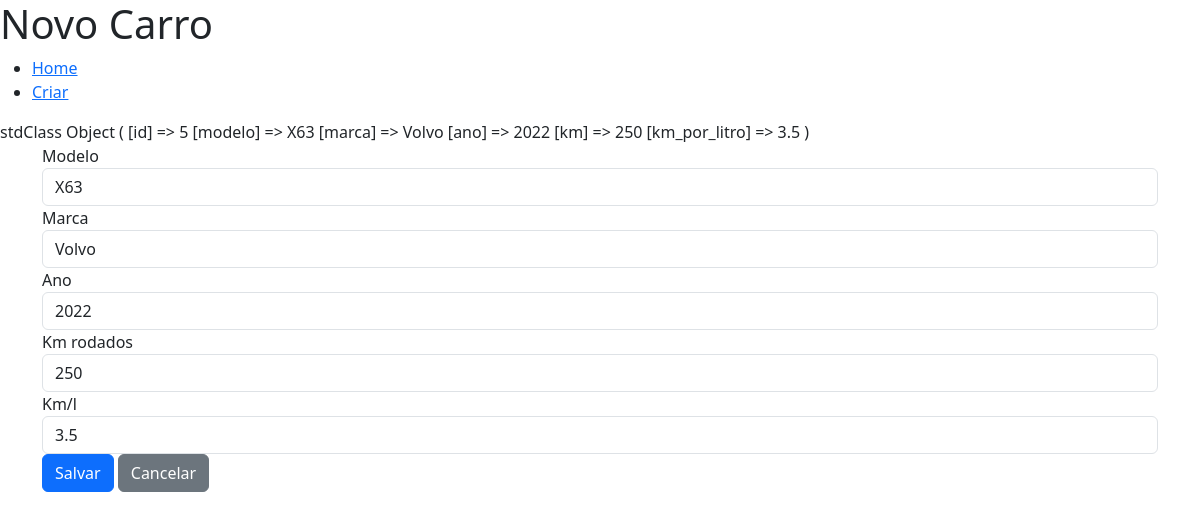
Screenshot of /form.php?id=5 with the database file from the repository.
### tables this page shows
CREATE TABLE carros (
	id INTEGER PRIMARY KEY AUTOINCREMENT,
	modelo TEXT NOT NULL,
	marca TEXT NOT NULL,
	ano INTEGER NOT NULL,
	km INTEGER DEFAULT (0),
	km_por_litro REAL
);

### form.php (the view, shortened to what this page needs)
<!DOCTYPE html>
<html lang="en">
<head>
    <link href="https://cdn.jsdelivr.net/npm/bootstrap@5.3.2/dist/css/bootstrap.min.css" rel="stylesheet">
</head>
<body>
    <h1>Novo Carro</h1>
    <nav>
        <ul>
            <li><a href="index.php">Home</a></li>
            <li><a href="form.php">Criar</a></li>
        </ul>
    </nav>
    <main>
        <?php
        $id = 0;
        $carro = null;
        if(isset($_GET["id"])){
            $id = $_GET["id"];
            $conn = new PDO("sqlite:carros.sqlite");
            $conn->setAttribute(PDO::ATTR_DEFAULT_FETCH_MODE,PDO::FETCH_OBJ);
            $p = $conn->prepare("SELECT * FROM carros WHERE id=:id;");
            $p->bindParam(":id",$id);
            $p->execute();
            $carro = $p->fetch();
        }
        print_r($carro);
        ?>
        <form action="ws/salvar.php"
            method="get"
            class="container">
            <div class="form-group">
                <label for="txtModelo">Modelo</label>
                <input type="text" name="modelo"
                    id="txtModelo" class="form-control"
                    value="<?= $id==0?'':$carro->modelo ?>">
            </div>
            <div class="form-group">
                <label for="txtMarca">Marca</label>
                <input type="text" name="marca"
                    id="txtMarca" class="form-control"
                    value="<?= $id==0?'':$carro->marca ?>">
            </div>
            <div class="form-group">
                <label for="numAno">Ano</label>
                <input type="number" name="ano"
                    id="numAno" class="form-control"
                    value="<?= $id==0?'':$carro->ano ?>">
            </div>
            <div class="form-group">
                <label for="numKm">Km rodados</label>
                <input type="number" name="km"
                    id="numKm" class="form-control"
                    value="<?= $id==0?'':$carro->km ?>">
            </div>
            <div class="form-group">
                <label for="numKmPorLitro">Km/l</label>
                <input type="number" name="km_por_litro"
                    id="numKmPorLitro" class="form-control"
                    value="<?= $id==0?'':$carro->km_por_litro ?>">
            </div>
            <input type="submit" value="Salvar"
                class="btn btn-primary">
            <a href="index.php"
                class="btn btn-secondary">
                Cancelar
            </a>
        </form>
    </main>
</body>
</html>

### rows the page displays
carros: modelo "X63", marca "Volvo", ano "2022", km "250", km_por_litro "3.5"
